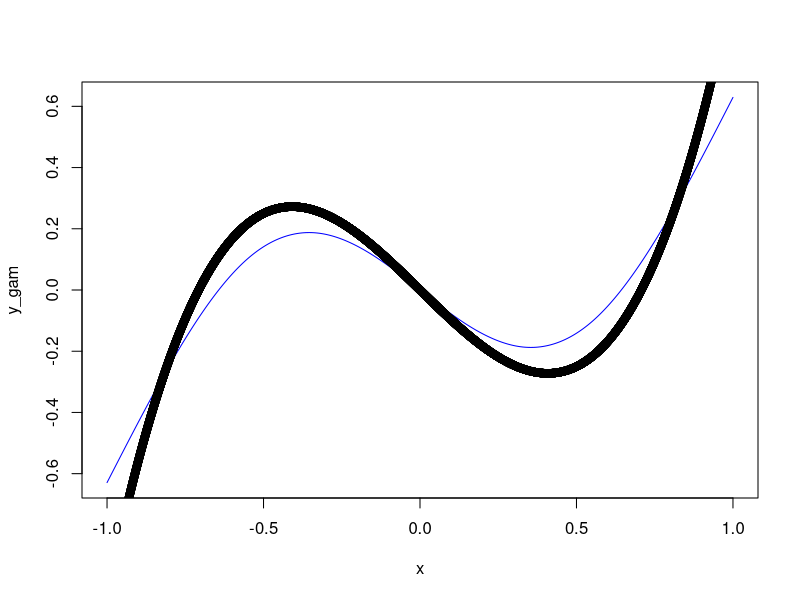
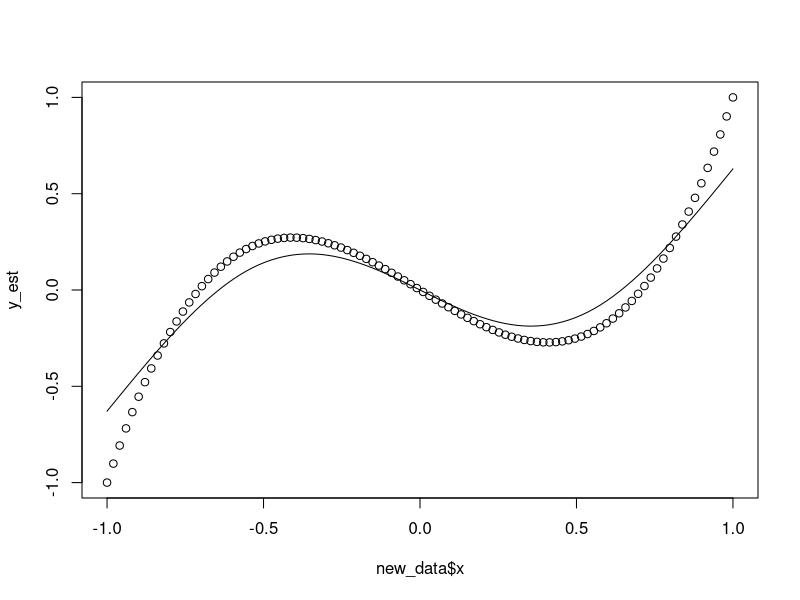

The R source for these figures, in order:
## This files contains the R code to generate some test for the GAM function ##
## Documentation for MGCV is available at: http://cran.r-project.org/web/packages/mgcv/mgcv.pdf

library('mgcv')
#library('gam')
n = 10000
x = seq(from = -1, to = 1, length.out = n)

funz = function(x){
  2 * x * x * x - x
}

y = funz(x)
data = data.frame('y'=y, 'x'=x)

# for mgcv
g = gam(y~s(x, k = 10, bs = "cr"), data = data, scale = 80)

# for gam
#g = gam(y~s(x, spar = 2), data = data)


y_gam = predict(g, newdata = data)
plot(x, y_gam, type='l', col='blue')
points(x, y)

new_data = data.frame('x'=seq(from = -1, to = 1, length.out = 100))
new_data$y = funz(new_data$x)

y_est = predict(g, newdata = new_data)
plot(new_data$x, y_est, ylim=c(-1, 1), type='l')
points(new_data$x, new_data$y)
